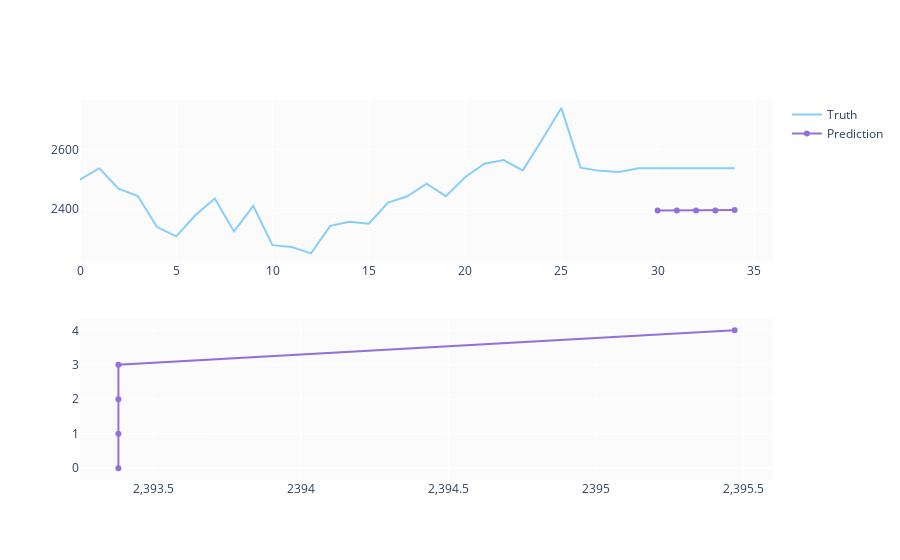

The code cell stored with this chart in its notebook:
### Code cell
predicted_prices = df.loc[test_split_idx+1:].copy()
predicted_prices['Close Price'] = y_pred
predicted_prices.head()

fig = make_subplots(rows=2, cols=1)
fig.add_trace(go.Scatter(x=df.index, y=df['Close Price'],
                         name='Truth',
                         marker_color='LightSkyBlue'), row=1, col=1)

fig.add_trace(go.Scatter(x=predicted_prices.index,
                         y=predicted_prices['Close Price'],
                         name='Prediction',
                         marker_color='MediumPurple'), row=1, col=1)

fig.add_trace(go.Scatter(x=predicted_prices['Close Price'],
                         marker_color='MediumPurple',
                         showlegend=False), row=2, col=1)

fig.show()

### Figure 1 — Plotly figure (JSON) as saved in the notebook; plotly's stock layout.template omitted (floating-point values rounded to 4 significant figures)
{"data": [{"marker": {"color": "LightSkyBlue"}, "name": "Truth", "type": "scatter", "x": [0, 1, 2, 3, 4, 5, 6, 7, 8, 9, 10, 11, 12, 13, 14, 15, 16, 17, 18, 19, 20, 21, 22, 23, 24, 25, 26, 27, 28, 29, 30, 31, 32, 33, 34], "xaxis": "x", "y": [2498.0, 2537.0, 2468.0, 2443.0, 2337.0, 2306.0, 2378.0, 2434.0, 2323.0, 2409.0, 2276.0, 2270.0, 2248, 2341.0, 2356.0, 2349, 2420.0, 2442.0, 2484.0, 2442.0, 2506.0, 2552.0, 2564.0, 2530.0, 2634.0, 2741.0, 2539.0, 2528.0, 2524.0, 2536.0, 2536.0, 2536.0, 2536.0, 2536.0, 2536.0], "yaxis": "y"}, {"marker": {"color": "MediumPurple"}, "name": "Prediction", "type": "scatter", "x": [30, 31, 32, 33, 34], "xaxis": "x", "y": [2393.0, 2393.0, 2393.0, 2393.0, 2395.0], "yaxis": "y"}, {"marker": {"color": "MediumPurple"}, "showlegend": false, "type": "scatter", "x": [2393.0, 2393.0, 2393.0, 2393.0, 2395.0], "xaxis": "x2", "yaxis": "y2"}], "layout": {"xaxis": {"anchor": "y", "domain": [0, 1]}, "xaxis2": {"anchor": "y2", "domain": [0, 1]}, "yaxis": {"anchor": "x", "domain": [0.575, 1]}, "yaxis2": {"anchor": "x2", "domain": [0, 0.425]}}}
